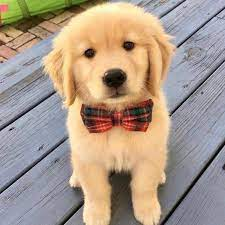
#> input picture perrito.jpg, 225 x 225 px
$ python parallelogramFinal.py --testImage ../perrito.jpg   (Python 2 division)
#> lines starting #> are read from the running program, lines starting #| are printed output that depends on the picture; after the words box and inside, x2 and y2 are one past the last pixel; in counts of white or black regions, pixels touching at a corner belong together; long printed decimals are rounded
# Import required modules
import numpy as np
import cv2
import pdb
import math
import argparse

class DetectParallelogram(object):
    def __init__(self):
        '''
        Command Line arguments:

        --testImage <absoulte/relative path> => Ex "TestImage1c.png"
            -> Can be used to specify input image.
        --sobelThreshold <threshold> => Ex "100"
            -> Can be used to specify threshold for sobel edge detection.
        '''
        # Parse command line Arguments
        parser = argparse.ArgumentParser()
        parser.add_argument("--testImage", dest="testImage", required=True, help="Enter path of image to be processed")
        parser.add_argument("--sobelThreshold", dest="sobelThreshold", default="100", help="Enter path of image to be processed")
        parser.add_argument("--houghProb", dest="houghProb", default="0.7",
                            help="Probability of being a line after hough accumulator voting")
        parser.add_argument("--dupeLineThresh", dest="dupeLineThresh", default="20",
                            help="Pixels width which will be considered as single line for hough line mapping")
        self.testArgs = parser.parse_args()

        # Initializing all images that will be used
        self.inpImg = cv2.imread(self.testArgs.testImage)
#> self.inpImg is the input picture: shape (225, 225, 3); mean B, G, R 138.2, 153.7, 170.8
        self.refRows = self.inpImg.shape[0]
#> self.refRows = 225
        self.refCols = self.inpImg.shape[1]
#> self.refCols = 225
        self.grayImg = np.zeros((self.refRows, self.refCols), dtype=np.uint8)
        self.sobelImg = np.zeros((self.refRows, self.refCols), dtype=np.uint8)
        self.edgeImg = np.zeros((self.refRows, self.refCols), dtype=np.uint8)
        self.houghLines = np.zeros((self.refRows, self.refCols), dtype=np.uint8)

    def convertColorToGray(self):
        '''
        This function converts input colored image to gray scale image.
        '''
        print "Color image to gray scale conversion started"

        # Seperating R, G, B matrices from color image
        redMat = self.inpImg[:, :, 2]
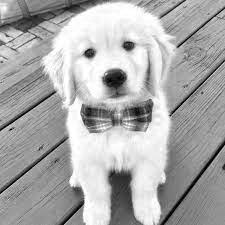
#> redMat: shape (225, 225); min 0, max 255, mean 170.8
        blueMat = self.inpImg[:, :, 0]
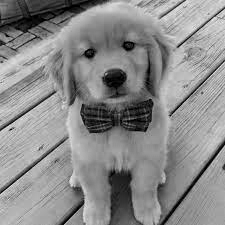
#> blueMat: shape (225, 225); min 0, max 237, mean 138.2
        greenMat = self.inpImg[:, :, 1]
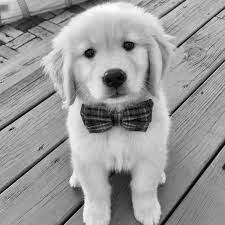
#> greenMat: shape (225, 225); min 0, max 255, mean 153.7

        # Gray = 0.30R + 0.59G + 0.11B
        print "Calculating luminousity using formula: L = 0.3R + 0.59G + 0.11B"
        for row in range(0, self.refRows):
            for col in range(0, self.refCols):
                lum = int(0.30 * redMat[row][col] + 0.59 * greenMat[row][col] + 0.11 * blueMat[row][col])
                self.grayImg[row][col] = lum
        print "Conversion from color to gray image completed."

    def detectEdges(self):
        '''
        This function detects edges by calculating sobel and thresholding it
        '''
        print "Detecting edges starting now with threshold: {0}".format(self.testArgs.sobelThreshold)
        # Zero padded image creation
        zeroPaddedGray = np.pad(self.grayImg, (1, 1), 'constant', constant_values=0)
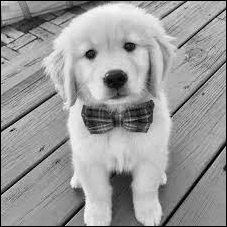
#> zeroPaddedGray: shape (227, 227); min 0, max 250, mean 153.9

        for row in range(0, self.refRows):
            for col in range(0, self.refCols):
                sx = zeroPaddedGray[row, col] * (-1) + zeroPaddedGray[row + 1, col] * (-2) + zeroPaddedGray[
                                                                                                 row + 2, col] * (-1) + \
                     zeroPaddedGray[
                         row, col + 2] * (1) + zeroPaddedGray[row + 1, col + 2] * (2) + zeroPaddedGray[
                                                                                            row + 2, col + 2] * (1)
                sy = zeroPaddedGray[row + 2, col] * (-1) + zeroPaddedGray[row + 2, col + 1] * (-2) + zeroPaddedGray[
                                                                                                         row + 2, col + 2] * (
                                                                                                     -1) + \
                     zeroPaddedGray[
                         row, col] * (1) + zeroPaddedGray[row, col + 1] * (2) + zeroPaddedGray[row, col + 2] * (1)
                edgeVal = np.sqrt(sx ** 2 + sy ** 2)
                self.sobelImg[row, col] = edgeVal
                self.edgeImg[row, col] = 0 if edgeVal < int(self.testArgs.sobelThreshold) else 255
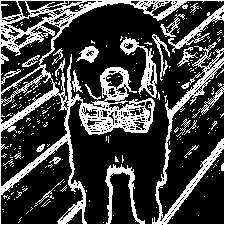
#> self.edgeImg: shape (225, 225); 26.3% white; 247 white regions (227 under 20 px), largest, box (x1, y1, x2, y2) and area: (0, 0, 225, 225) 10782, (120, 37, 157, 98) 597, (76, 46, 99, 63) 201
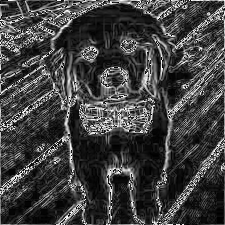
#> self.sobelImg: shape (225, 225); min 0, max 255, mean 64.6
        print "Detecting edges completed"

    def _calSinCosTheta(self, thetaList):
        '''
        This function can be used to cached values for sin(theta) and cos(theta)
        Can not be called outside of this class
        :param thetaList: List of Theta in radians
        :return:
            sinThetaList, colThetaList
        '''
        sinThetaList = []
        cosThetaList = []
        for theta in thetaList:
            sinThetaList.append(math.sin(theta))
            cosThetaList.append(math.cos(theta))
        return sinThetaList, cosThetaList

    def calImgHoughTransform(self):
        '''
        This function calculates hough transform of image
        '''
        print "Starting hough transform"
        rho = np.sqrt(self.refRows ** 2 + self.refCols ** 2)
#> rho = 318.2
        thetas = np.radians(np.arange(-90, 90))
        print "max distance hough line: {0}".format(rho)
#| max distance hough line: 318.198
        self.houghSpaceDisp = np.zeros((len(thetas), int(2 * np.ceil(rho))), dtype=np.uint8)
        self.houghSpace = np.zeros((len(thetas), int(2 * np.ceil(rho))), dtype=np.uint8)
        print "Hough Space dimensions (rows, cols): {0}".format(self.houghSpaceDisp.shape)
#| Hough Space dimensions (rows, cols): (180, 638)

        # why to calculate again n again
        sinThetaDict, cosThetaDict = self._calSinCosTheta(thetaList=thetas)

        for row in range(0, self.refRows):
            for col in range(0, self.refCols):
                if self.edgeImg[row, col] == 255:  # Try hough transform on only white pixels after edge detection
                    index = 0
                    for theta in thetas:
                        try:
                            rad = round((col * cosThetaDict[index] + row * sinThetaDict[index]))
                            if self.houghSpaceDisp[int(np.degrees(theta)) + 90, int(rad + int((np.ceil(rho))))] < 255:
                                self.houghSpaceDisp[int(np.degrees(theta)) + 90, int(rad + int((np.ceil(rho))))] += 1
                            index += 1
                        except Exception as e:
                            print "Exception occured while execution: {0}".format(e)
                            print "Important info to debug"
                            print "Row: {0}\nCol: {1}".format(row, col)
                            raise Exception(e)
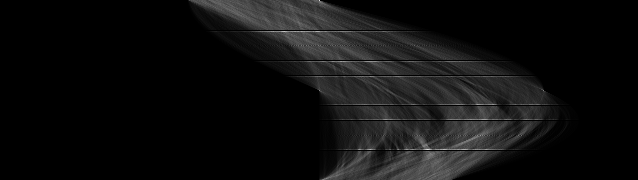
#> self.houghSpaceDisp: shape (180, 638); min 0, max 227, mean 15.1

        # Move this image to other image to see hough transform at this point
        for row in range(self.houghSpaceDisp.shape[0]):
            for col in range(self.houghSpaceDisp.shape[1]):
                self.houghSpace[row, col] = self.houghSpaceDisp[row][col]

        maxVote = self.houghSpace.max()
        houghProb = self.houghSpace / float(maxVote)

        self.lineInfo = {}
        lineNo = 1
        for row in range(houghProb.shape[0]):
            for col in range(houghProb.shape[1]):
                if houghProb[row, col] > float(self.testArgs.houghProb):
                    self.houghSpace[row, col] = 255
                    self.lineInfo["".join(("line", str(lineNo)))] = {}
                    self.lineInfo["".join(("line", str(lineNo)))]["rho"] = col - int((np.ceil(rho)))
                    self.lineInfo["".join(("line", str(lineNo)))]["theta"] = row - 90
                    lineNo += 1
                else:
                    self.houghSpace[row, col] = 0
        drawLineInfo = self._houghToImgSpaceConv()
        self._drawHoughLinesOnGray(drawLineDict=drawLineInfo)

    # [113 lines left out: functions _houghToImgSpaceConv, _drawHoughLinesOnGray, displayAllImages, not called in this run]


####################################################################################################
###################################### EXECUTION FLOW BEGINS HERE##################################
####################################################################################################

step = DetectParallelogram()
step.convertColorToGray()
step.detectEdges()
#> (the run stopped early here; a loop or call above may not have finished)
